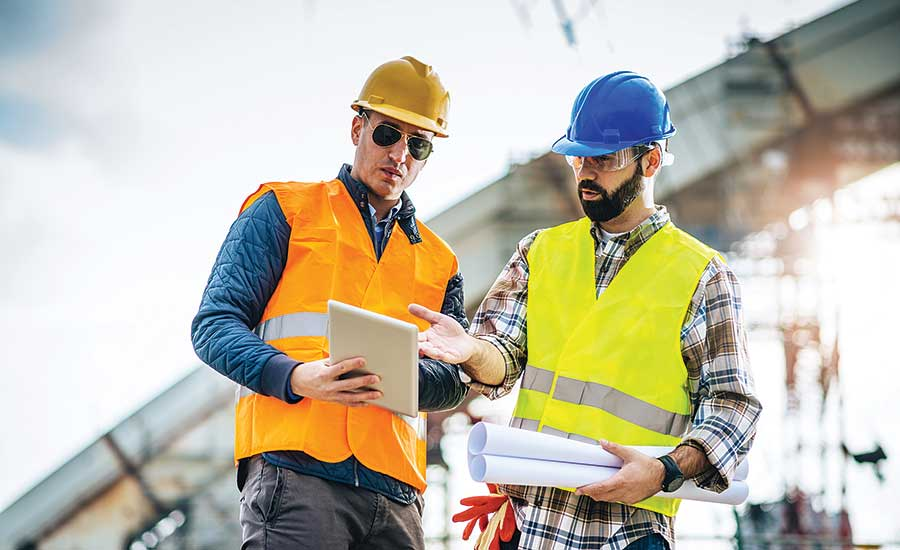
#> input picture webcam_photo/ISHN0117_F15_pic.jpg, 900 x 550 px, found by its file name
$ python try_distance.py   (older library calls are emulated)
#> lines starting #> are read from the running program, lines starting #| are printed output that depends on the picture; after the words box and inside, x2 and y2 are one past the last pixel; in counts of white or black regions, pixels touching at a corner belong together
#> further down, image is the input picture: shape (550, 900, 3); mean B, G, R 170.7, 188.3, 193.5
import cv2
import imutils
import numpy as np
from imutils import paths


# 获取目标的轮廓信息
def find_marker(image):

    gray = cv2.cvtColor(image, cv2.COLOR_BGR2GRAY)  # 颜色空间转换函数，RGB和BGR颜色空间转换 opencv默认的颜色空间是BGR
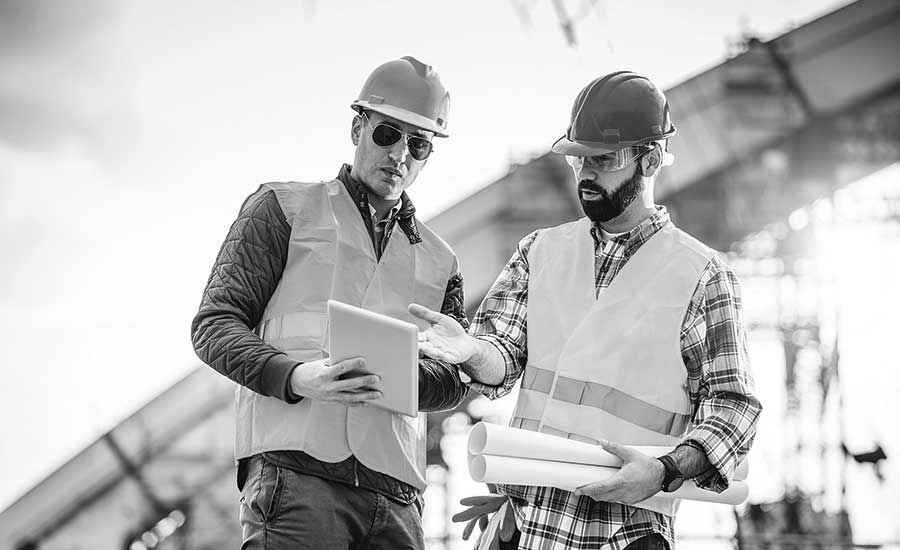
#> gray: shape (550, 900); min 0, max 255, mean 187.8
    gray = cv2.GaussianBlur(gray, (5, 5), 0)  # 高斯滤波，对图像进行滤波操作 ，（5,5）表示高斯核的大小 ，0 表示标准差取0
    edged = cv2.Canny(gray, 35, 125)  # canny 算子 边缘检测 35是阈值1， 125是阈值2，大的阈值用于检测图像中的明显边缘，小的阈值用于将不明显的边缘检测连接起来
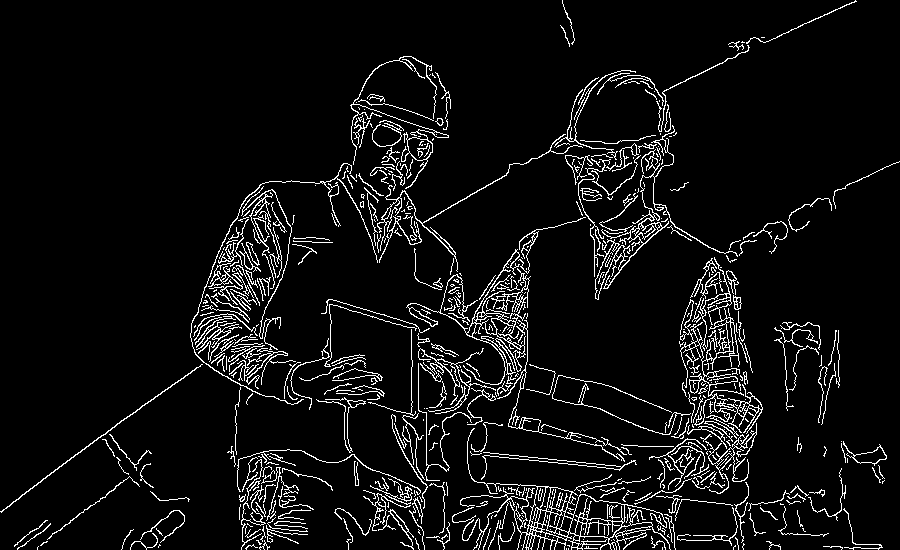
#> edged: shape (550, 900); 6.4% white in thin lines or dots

    cnts = cv2.findContours(edged.copy(), cv2.RETR_LIST, cv2.CHAIN_APPROX_SIMPLE)  # 找到详细的轮廓点， RETR_LIST 以列表的形式输出轮廓信息
#> cnts = 716 contours, 559 with area under 20; largest, box (x1, y1, x2, y2) and area: (460, 428, 671, 550) 4159, (406, 249, 531, 385) 1145, (680, 257, 763, 442) 1063, (569, 494, 625, 534) 1018, (595, 125, 738, 300) 749
    # CHAIN_APPROX_SIMPLE： 压缩水平方向，垂直方向，对角线方向的元素，只保留该方向的终点坐标

    cnts = imutils.grab_contours(cnts)  # 寻找图像的轮廓信息，输入图像为一个二值图像

    c = max(cnts, key=cv2.contourArea)  # 轮廓点的面积计算
#> c = contour of 1351 points, box (x1, y1, x2, y2) (460, 428, 671, 550), area 4159
    # return edged
    return cv2.minAreaRect(c)  # 求出在 C点集下的像素点的面积


def get_F(W, D):

    P = find_marker(image)[1][0] / 118.11  # 300dim  1cm = 118.11像素值

    return (P*D) / W  # F = get_F(2, 126)  # 输出的值为cm f=24.003cm 焦距


def distance_to_camera(F, P, W):

    return (F*W) / P  # F 为相机的焦距，w为物体的宽度，P为物体在照片中的像素宽度，需要转换为cm


W = 2  # 需要手动测量目标的宽度，单位为cm
F = 24.00304  # 根据get_F求出 ,get_F()函数是为了求得相机的焦距，需要通过测试图像中的目标距离来求出

image = cv2.imread( r'D:\IVE_FYP\FYP-test\photo\ISHN0117_F15_pic.jpg')
marker = find_marker(image)
#> marker = ((565, 488.5), (121, 210), -90)
P = marker[1][0] / 118.11  # 300dim 1cm = 118.11像素值 ，300dim指300分辨率，有1080分辨率，像素值的㎝转换是不同
#> P = 1.02
inches = distance_to_camera(F, P, W) #
#> inches = 46.86
print('距离为：%.2f cm' % inches)  # 单位为cm
#| 距离为：46.86 cm

# draw a bounding box around the image and display it
box = cv2.cv.BoxPoints(marker) if imutils.is_cv2() else cv2.boxPoints(marker)
#> box = ((670, 549), (460, 549), (460, 428), (670, 428))
box = np.int0(box)
#> box = [[670, 549], [460, 549], [460, 428], [670, 428]]
cv2.drawContours(image, [box], -1, (0, 255, 0), 2)
cv2.putText(image, "%.2fft" % inches,
            (image.shape[1] - 200, image.shape[0] - 20), cv2.FONT_HERSHEY_SIMPLEX,
            2.0, (0, 255, 0), 3)
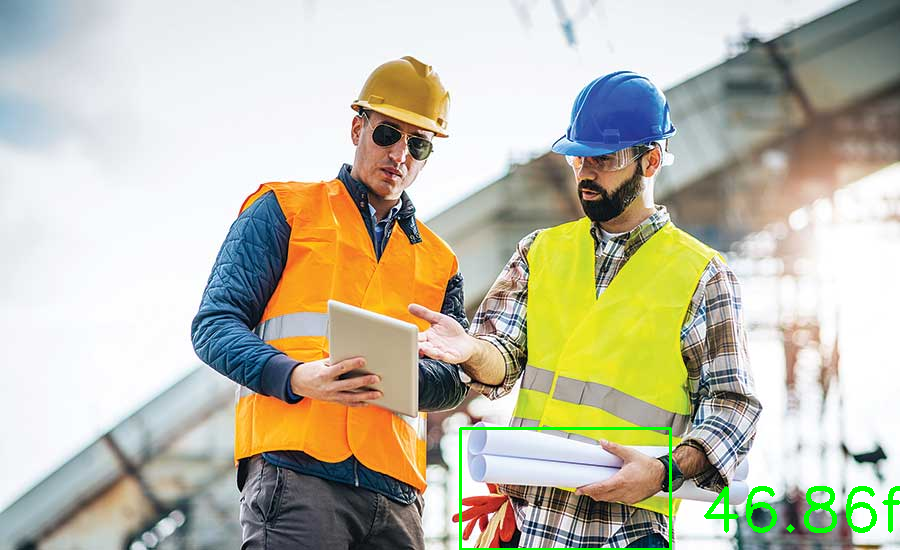
#> image: shape (550, 900, 3); mean B, G, R 169, 188.8, 191.7
cv2.imshow("image", image)

cv2.waitKey(0)
cv2.destroyAllWindows()

$ run again, with webcam_photo/cam116_00_51.785653.jpg copied over webcam_photo/ISHN0117_F15_pic.jpg
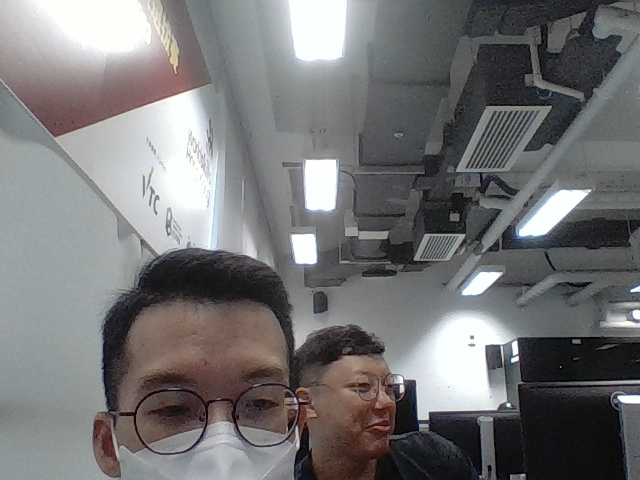
#> input picture webcam_photo/cam116_00_51.785653.jpg, 640 x 480 px, found by its file name
#> image is the input picture: shape (480, 640, 3); mean B, G, R 117.6, 116.7, 117.2
#> in find_marker, `edged = cv2.Canny(gray, 35, 125)`:
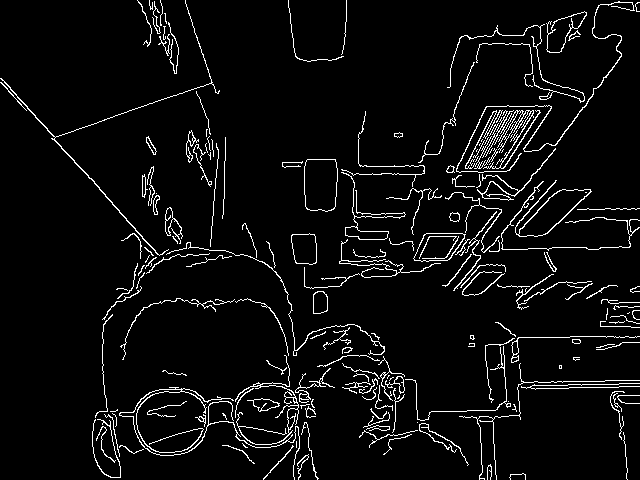
#> edged: shape (480, 640); 5.1% white in thin lines or dots
#> cnts = 237 contours, 166 with area under 20; largest, box (x1, y1, x2, y2) and area: (304, 159, 338, 212) 1590, (304, 159, 338, 212) 1586, (515, 180, 592, 237) 1538, (518, 189, 591, 237) 1420, (413, 233, 466, 262) 1056
#> c = contour of 37 points, box (x1, y1, x2, y2) (304, 159, 338, 212), area 1590
#> marker = ((320.5, 185), (52, 33), -90)
#> P = 0.44
#> inches = 109
#| 距离为：109.04 cm
#> `box = cv2.cv.BoxPoints(marker) if imutils.is_cv2() else cv2.boxPoints(..`: box = ((337, 211), (304, 211), (304, 159), (337, 159))
#> `box = np.int0(box)`: box = [[337, 211], [304, 211], [304, 159], [337, 159]]
#> `cv2.putText(image, "%.2fft" % inches, (image.shape[1] - 200, image.sha..`:
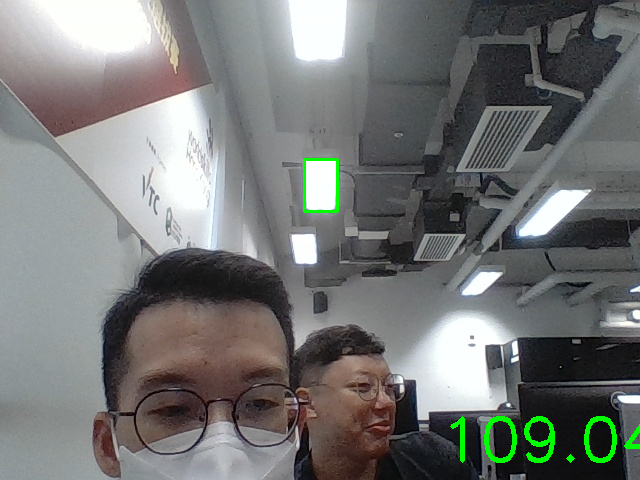
#> image: shape (480, 640, 3); mean B, G, R 117.1, 118.4, 116.7

$ run again, with webcam_photo/cam216_00_51.785653.jpg copied over webcam_photo/ISHN0117_F15_pic.jpg
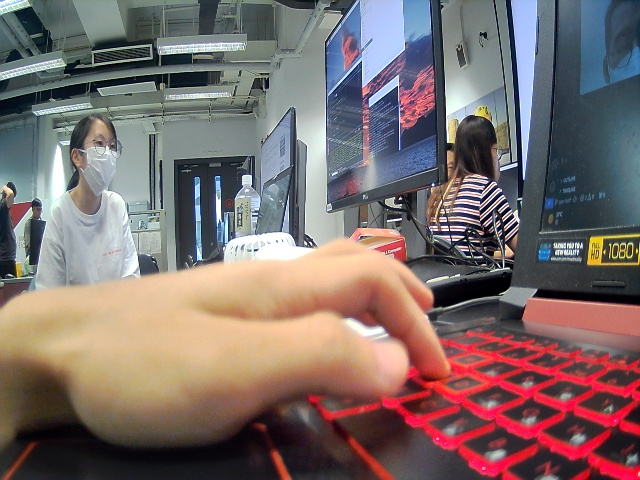
#> input picture webcam_photo/cam216_00_51.785653.jpg, 640 x 480 px, found by its file name
#> image is the input picture: shape (480, 640, 3); mean B, G, R 107.3, 109.1, 124.3
#> in find_marker, `edged = cv2.Canny(gray, 35, 125)`:
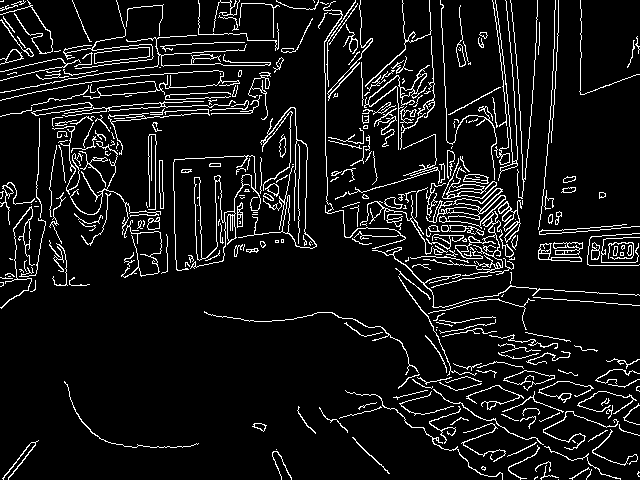
#> edged: shape (480, 640); 8.4% white in thin lines or dots
#> cnts = 472 contours, 309 with area under 20; largest, box (x1, y1, x2, y2) and area: (423, 188, 514, 276) 934, (173, 155, 261, 271) 690, (0, 70, 240, 101) 559, (94, 47, 150, 64) 548, (94, 47, 150, 64) 546
#> c = contour of 768 points, box (x1, y1, x2, y2) (423, 188, 514, 276), area 934
#> marker = ((465.1, 235.5), (90.09, 85.42), -8.13)
#> P = 0.763
#> inches = 62.94
#| 距离为：62.94 cm
#> `box = cv2.cv.BoxPoints(marker) if imutils.is_cv2() else cv2.boxPoints(..`: box = ((426.6, 284.2), (414.5, 199.6), (503.7, 186.9), (515.8, 271.5))
#> `box = np.int0(box)`: box = [[426, 284], [414, 199], [503, 186], [515, 271]]
#> `cv2.putText(image, "%.2fft" % inches, (image.shape[1] - 200, image.sha..`:
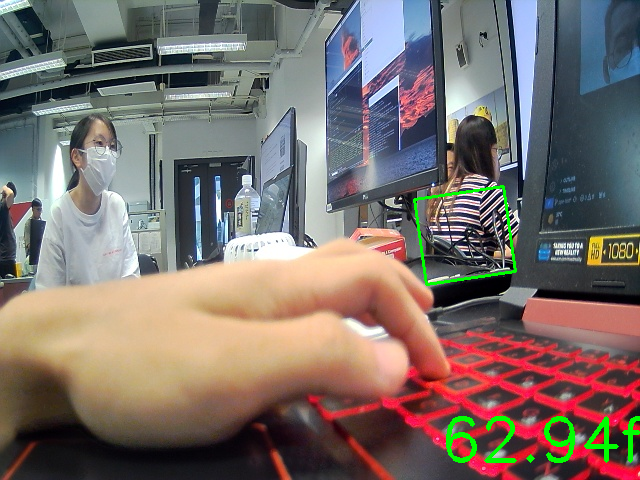
#> image: shape (480, 640, 3); mean B, G, R 106.5, 111.3, 122.8

$ run again, with webcam_photo/cam_12023-10-18-20-53-59.jpg copied over webcam_photo/ISHN0117_F15_pic.jpg
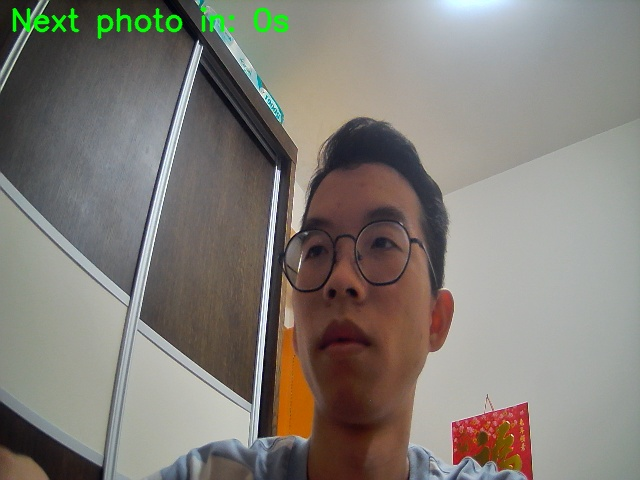
#> input picture webcam_photo/cam_12023-10-18-20-53-59.jpg, 640 x 480 px, found by its file name
#> image is the input picture: shape (480, 640, 3); mean B, G, R 119.4, 126.2, 130.5
#> in find_marker, `edged = cv2.Canny(gray, 35, 125)`:
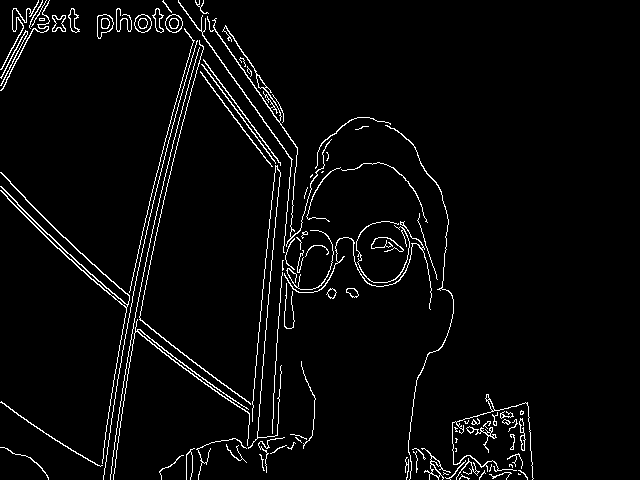
#> edged: shape (480, 640); 3.7% white in thin lines or dots, all inside (x1, y1, x2, y2) = (0, 0, 534, 480)
#> cnts = 132 contours, 77 with area under 20; largest, box (x1, y1, x2, y2) and area: (0, 172, 130, 464) 350, (97, 14, 114, 39) 268, (97, 14, 114, 39) 258, (165, 14, 183, 33) 241, (207, 16, 332, 247) 240
#> c = contour of 234 points, box (x1, y1, x2, y2) (0, 172, 130, 464), area 350
#> marker = ((87.44, 303.9), (84.09, 308.3), -20.49)
#> P = 0.712
#> inches = 67.43
#| 距离为：67.43 cm
#> `box = cv2.cv.BoxPoints(marker) if imutils.is_cv2() else cv2.boxPoints(..`: box = ((102, 463), (-5.9, 174.2), (72.87, 144.8), (180.8, 433.6))
#> `box = np.int0(box)`: box = [[101, 462], [-5, 174], [72, 144], [180, 433]]
#> `cv2.putText(image, "%.2fft" % inches, (image.shape[1] - 200, image.sha..`:
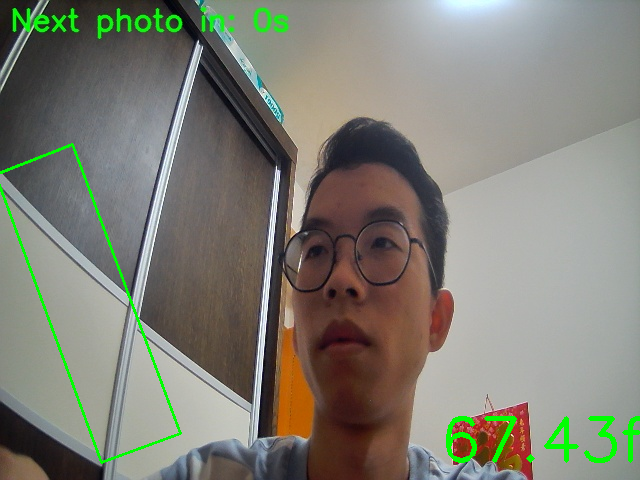
#> image: shape (480, 640, 3); mean B, G, R 117.6, 127.9, 128.3
